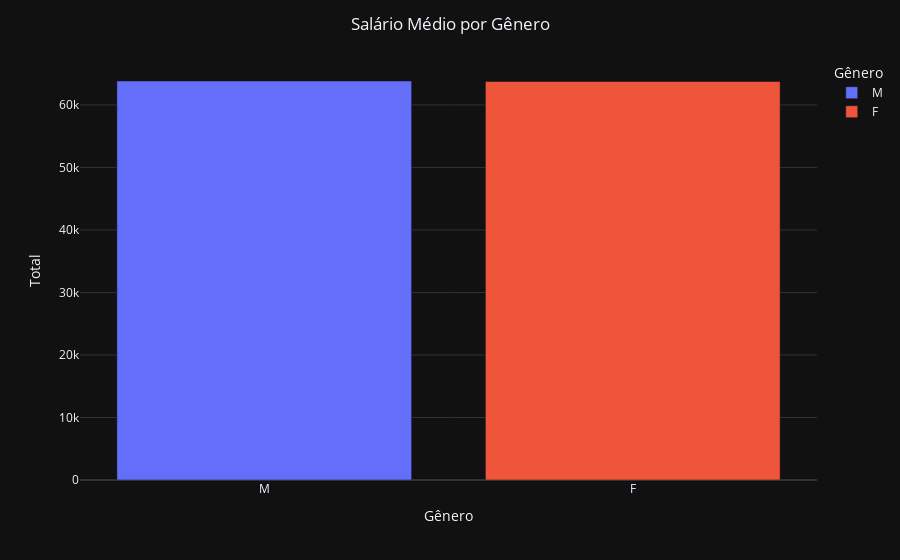

Notebook code cell kept with this figure:
### Code cell
import plotly.express as px
import pandas as pd

fig = px.bar(df, x='gender', y='avg_salary_per_gender', color='gender')


# Create labels and show plot
fig.update_layout(
    title="Salário Médio por Gênero<br><sup>",
    title_x=0.5,
    xaxis_title="Gênero",
    yaxis_title="Total",
    legend_title="Gênero",
    template="plotly_dark",
)

fig.show()

### Figure 1 — Plotly figure (JSON) as saved in the notebook; plotly's stock layout.template omitted (floating-point values rounded to 4 significant figures)
{"data": [{"alignmentgroup": "True", "hovertemplate": "gender=%{x}<br>avg_salary_per_gender=%{y}<extra></extra>", "legendgroup": "M", "marker": {"color": "#636efa", "pattern": {"shape": ""}}, "name": "M", "offsetgroup": "M", "orientation": "v", "showlegend": true, "textposition": "auto", "x": ["M"], "xaxis": "x", "y": [63838], "yaxis": "y", "type": "bar"}, {"alignmentgroup": "True", "hovertemplate": "gender=%{x}<br>avg_salary_per_gender=%{y}<extra></extra>", "legendgroup": "F", "marker": {"color": "#EF553B", "pattern": {"shape": ""}}, "name": "F", "offsetgroup": "F", "orientation": "v", "showlegend": true, "textposition": "auto", "x": ["F"], "xaxis": "x", "y": [63770], "yaxis": "y", "type": "bar"}], "layout": {"xaxis": {"anchor": "y", "domain": [0, 1], "title": {"text": "Gênero"}, "categoryorder": "array", "categoryarray": ["M", "F"]}, "yaxis": {"anchor": "x", "domain": [0, 1], "title": {"text": "Total"}}, "legend": {"title": {"text": "Gênero"}, "tracegroupgap": 0}, "margin": {"t": 60}, "barmode": "relative", "title": {"text": "Salário Médio por Gênero<br><sup>", "x": 0.5}}}
